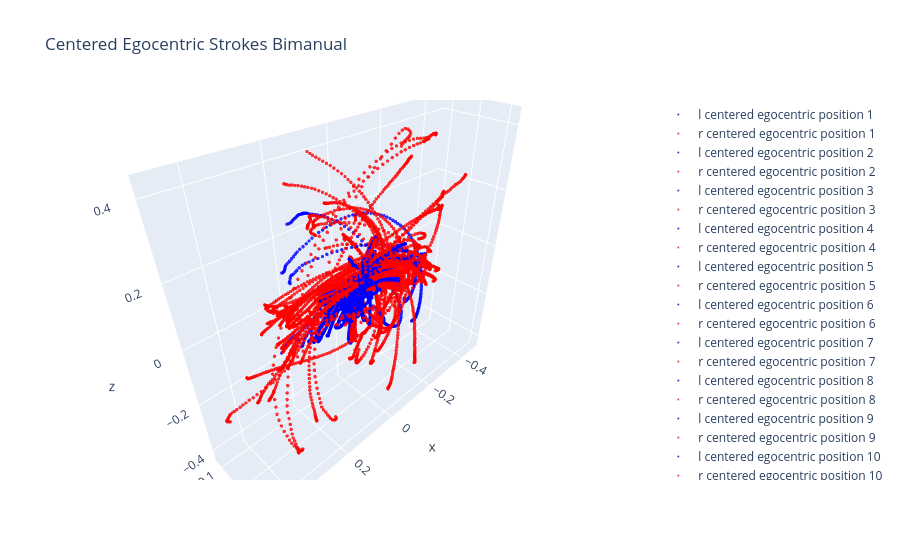

Notebook source saved alongside this figure:
### Markdown cell above
Overview: (bimanual) Centering all of the egocentric strokes.

Requirements:
- Make sure there are the right number of plot_strokes() functions. If dfs_to_plot is bimanual, there should be two of the functions and one if not.
- Update figure layout accordingly

### Code cell
fig = go.Figure()
l_centered_egocentric = []
r_centered_egocentric = []

for stroke_num in range(len(auto_gesture_dict_bi)):
    egocentric_data_sample = egocentric_data_sample_list[stroke_num]
    l_coordinates = (egocentric_data_sample[6], egocentric_data_sample[7], egocentric_data_sample[8])
    r_coordinates = (egocentric_data_sample[0], egocentric_data_sample[1], egocentric_data_sample[2])

    '''Moving the strokes the origin based on bounding box'''
    l_centered_egocentric_data_sample = center_stroke(l_coordinates)
    r_centered_egocentric_data_sample = center_stroke(r_coordinates)

    '''Adding all strokes into a single list for easy iteration'''
    l_centered_egocentric.append(l_centered_egocentric_data_sample)
    r_centered_egocentric.append(r_centered_egocentric_data_sample)
    
    plot_stroke(fig,
                l_centered_egocentric_data_sample,
                'l centered egocentric position ' + str(stroke_num+1),
                'blue')
    plot_stroke(fig,
                r_centered_egocentric_data_sample,
                'r centered egocentric position ' + str(stroke_num+1),
                'red')

fig.update_layout(
    title_text='Centered Egocentric Strokes Bimanual', 
    scene_aspectmode='data'
)
fig.show()
